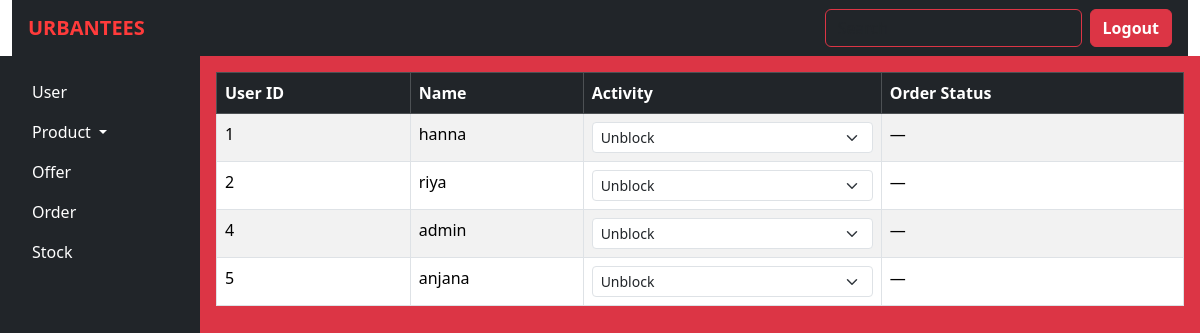
/users/, run on an earlier commit of the app's database.
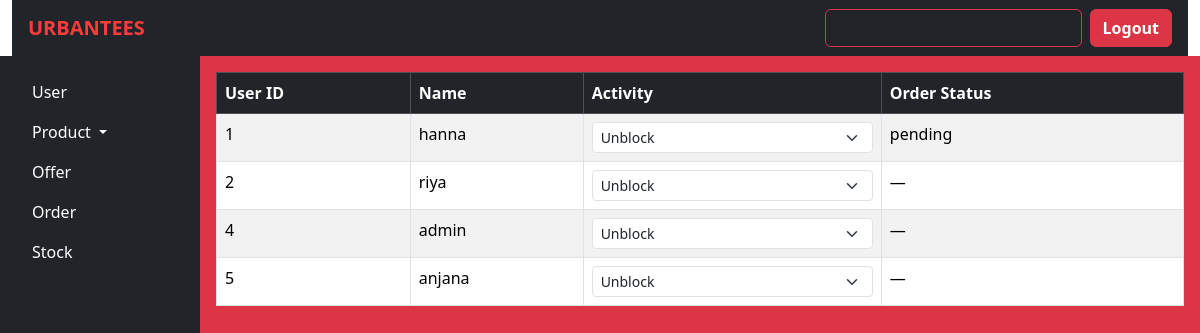
And on a later commit of the database.
### urban_tees_app/models.py (models this page shows, shortened)
class User(AbstractUser):
    ROLES = [
    ('user', 'User'),
    ('admin', 'Admin'),
        ]
    GENDER=[
        ('male','Male'),
        ('female','Female'),
        ('other','Other')
    ]
    user_name = models.CharField(max_length=150, unique=True)
    email=models.EmailField("Email", max_length=254,unique=True)
    phone=models.CharField("Phone", max_length=255)
    gender=models.CharField(max_length=10, choices=GENDER)
    address=models.CharField(max_length=255)
    place=models.CharField(max_length=255)
    city=models.CharField(max_length=255)
    pincode=models.CharField(max_length=6)
    role=models.CharField(max_length=10, choices=ROLES)
    password=models.CharField(max_length=8)
    ACTIVITY=[
        ('unblock','Unblock'),
        ('block','Block')
    ]
    activity=models.CharField(max_length=255,choices=ACTIVITY)
    objects=CustomUserManager()
    USERNAME_FIELD = 'email'
    REQUIRED_FIELDS=['user_name','password']

class Order(models.Model):
    user = models.ForeignKey(
        'User',
        on_delete=models.CASCADE,
        related_name='orders'
    )
    product = models.ForeignKey(
        'Product',
        on_delete=models.SET_NULL,
        related_name='orders',
        null=True
    )
    SIZE = [
        ('small', 'Small'),
        ('medium', 'Medium'),
        ('large', 'Large'),
        ('extralarge', 'Extra Large'),
    ]
    size = models.CharField(max_length=10, choices=SIZE)
    quantity = models.IntegerField()
    user_image = models.ImageField(upload_to='uploads/', null=True, blank=True)
    user_text = models.CharField(max_length=255, null=True, blank=True)
    net_amount = models.IntegerField(null=True)
    total_amount = models.IntegerField(null=True)
    total_discount = models.IntegerField(null=True)
    order_code = models.CharField(max_length=50)
    PAYMENT_METHOD_CHOICES = [
        ('cash_on_delivery', 'Cash on Delivery'),
        ('online_payment', 'Online Payment'),
        ('card_payment', 'Card Payment'),
    ]
    payment_method = models.CharField(max_length=20, choices=PAYMENT_METHOD_CHOICES)
    PAYMENT_STATUS_CHOICES = [
        ('paid', 'Paid'),
        ('unpaid', 'Unpaid'),
    ]
    payment_status = models.CharField(max_length=10, choices=PAYMENT_STATUS_CHOICES)
    ORDER_STATUS_CHOICES = [
        ('pending', 'Pending'),
        ('processing', 'Processing'),
        ('shipped', 'Shipped'),
        ('delivered', 'Delivered'),
        ('cancelled', 'Cancelled'),
    ]
    order_status = models.CharField(max_length=15, choices=ORDER_STATUS_CHOICES)

### urban_tees_app/views.py (the view)
# urls.py: path('users/', views.admin_userslist, name='admin_userslist'),
def admin_userslist(request):
    users = User.objects.all()
    user_data = []
    for user in users:
        last_order = user.orders.order_by('-id').first()
        user_data.append({
            'id': user.id,
            'name': user.user_name,
            'activity': user.activity,
            'order_status': last_order.order_status if last_order else None
        })
    context = {
        'users': user_data
    }
    return render(request, 'admin_userslist.html', context)

### urban_tees_app/templates/admin_userslist.html (shortened to what this page needs)
{% extends 'admin_layout.html' %}
{% load static %}
{% block content %}
<div class="col bg-danger text-white p-3">
    <table class="table table-bordered table-striped">
        <thead class="table-dark">
            <tr>
                <th>User ID</th>
                <th>Name</th>
                <th>Activity</th>
                <th>Order Status</th>
            </tr>
        </thead>
        <tbody>
            {% for user in users %}
            <tr>
                <td>{{ user.id }}</td>
                <td>{{ user.name }}</td>
                <td>
                    <form method="post" action="{% url 'update_activity' user.id %}">
                        <select name="activity" class="form-select form-select-sm" onchange="this.form.submit()">
                            <option value="unblock" {% if user.activity == 'unblock' %}selected{% endif %}>Unblock
                            </option>
                        </select>
                    </form>
                </td>
                <td>
                    {% if user.order_status %}
                    {{ user.order_status }}
                    {% else %}
                    —
                    {% endif %}
                </td>
            </tr>
            {% endfor %}
        </tbody>
    </table>
</div>
{% endblock %}

What changed in the data, as far as the page shows it:
added Order: order_status "pending"
Also different on the page:
new list line: "1 Unblock"
new list line: "hanna"
list line gone: "1 Unblock —"
list line gone: "hanna"
